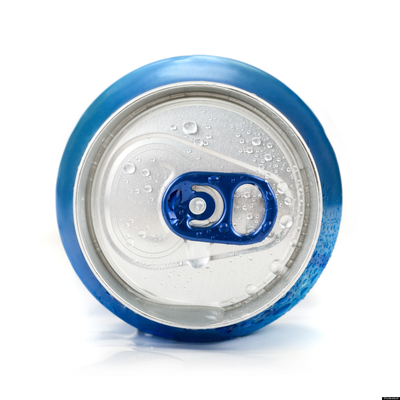
#> input picture thi_giac_may_tinh/buoi4/circle-detection-opencv/images/soda.png, 400 x 400 px, found by its file name
$ python detect_circles.py
#> lines starting #> are read from the running program, lines starting #| are printed output that depends on the picture; after the words box and inside, x2 and y2 are one past the last pixel; in counts of white or black regions, pixels touching at a corner belong together
import numpy as np
import argparse
import cv2


image = cv2.imread('images/soda.png')
#> image is the input picture: shape (400, 400, 3); mean B, G, R 225.9, 219, 210.8
gray = cv2.cvtColor(image, cv2.COLOR_BGR2GRAY)
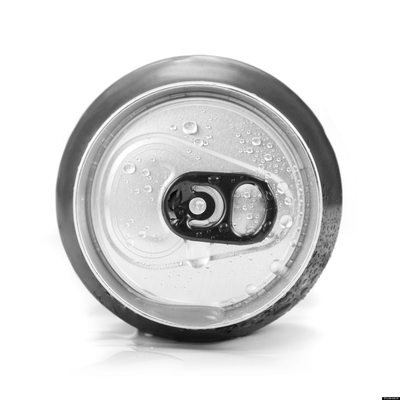
#> gray: shape (400, 400); min 0, max 255, mean 217.4

circles = cv2.HoughCircles(gray, cv2.HOUGH_GRADIENT, 1.2, 100)
#> circles = [[190.2, 208.2, 117.2]]

if circles is not None:
	circles = np.round(circles[0, :]).astype("int")
#> circles = [[190, 208, 117]]
	for (x, y, r) in circles:
		cv2.circle(image, (x, y), r, (0, 255, 0), 4)
		cv2.rectangle(image, (x - 5, y - 5), (x + 5, y + 5), (0, 128, 255), -1)
#> this loop made 1 pass
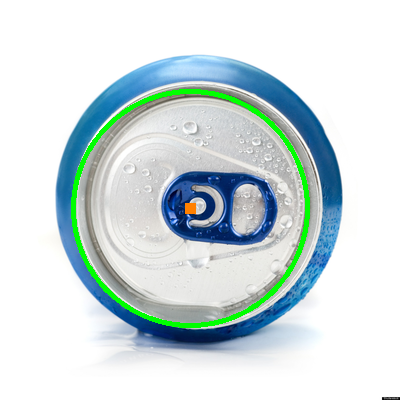
#> image: shape (400, 400, 3); 2.34% of pixels changed, all inside (x1, y1, x2, y2) = (71, 89, 310, 328)


	cv2.imshow("output", image)
	cv2.waitKey(0)

$ run again, with thi_giac_may_tinh/buoi4/circle-detection-opencv/images/8circles.png copied over thi_giac_may_tinh/buoi4/circle-detection-opencv/images/soda.png
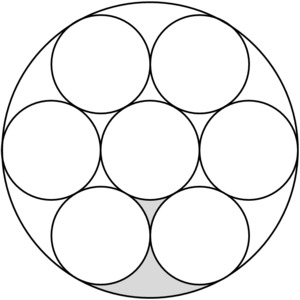
#> input picture thi_giac_may_tinh/buoi4/circle-detection-opencv/images/8circles.png, 300 x 300 px, found by its file name
#> image is the input picture: shape (300, 300, 3); min 0, max 255, mean 240.1
#> `circles = cv2.HoughCircles(gray, cv2.HOUGH_GRADIENT, 1.2, 100)`: circles = [[149.4, 149.4, 48.48], [199.8, 235.8, 49.32], [196.2, 60.6, 52.2], [48.6, 147, 51.84]]
#> `circles = np.round(circles[0, :]).astype("int")`: circles = [[149, 149, 48], [200, 236, 49], [196, 61, 52], [49, 147, 52]]
#> the loop `for (x, y, r) in circles:` made 4 passes
#> after the loop `for (x, y, r) in circles:`:
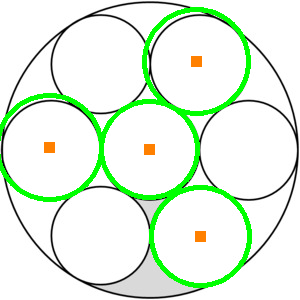
#> image: shape (300, 300, 3); 7.07% of pixels changed, all inside (x1, y1, x2, y2) = (0, 7, 252, 288)
